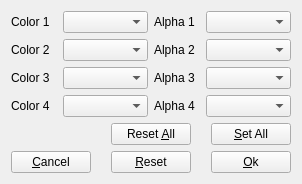
<?xml version="1.0" encoding="UTF-8"?>
<ui version="4.0">
 <class>FramePaletteDialog</class>
 <widget class="QDialog" name="FramePaletteDialog">
  <property name="geometry">
   <rect>
    <x>0</x>
    <y>0</y>
    <width>290</width>
    <height>185</height>
   </rect>
  </property>
  <property name="minimumSize">
   <size>
    <width>290</width>
    <height>185</height>
   </size>
  </property>
  <property name="windowTitle">
   <string>Edit Frame Palette</string>
  </property>
  <property name="windowIcon">
   <iconset resource="bdsup2sub.qrc">
    <normaloff>:/new/resources/bdsup2sub.ico</normaloff>:/new/resources/bdsup2sub.ico</iconset>
  </property>
  <property name="modal">
   <bool>true</bool>
  </property>
  <layout class="QGridLayout" name="gridLayout">
   <property name="sizeConstraint">
    <enum>QLayout::SetFixedSize</enum>
   </property>
   <item row="0" column="0">
    <layout class="QVBoxLayout" name="verticalLayout_2">
     <item>
      <layout class="QFormLayout" name="formLayout">
       <item row="0" column="0">
        <widget class="QLabel" name="color1Label">
         <property name="minimumSize">
          <size>
           <width>46</width>
           <height>0</height>
          </size>
         </property>
         <property name="text">
          <string>Color 1</string>
         </property>
        </widget>
       </item>
       <item row="0" column="1">
        <widget class="QComboBox" name="color1ComboBox">
         <property name="minimumSize">
          <size>
           <width>60</width>
           <height>0</height>
          </size>
         </property>
         <property name="toolTip">
          <string>Set palette index of frame color 1</string>
         </property>
        </widget>
       </item>
      </layout>
     </item>
     <item>
      <layout class="QFormLayout" name="formLayout_2">
       <item row="0" column="0">
        <widget class="QLabel" name="color2Label">
         <property name="minimumSize">
          <size>
           <width>46</width>
           <height>0</height>
          </size>
         </property>
         <property name="text">
          <string>Color 2</string>
         </property>
        </widget>
       </item>
       <item row="0" column="1">
        <widget class="QComboBox" name="color2ComboBox">
         <property name="minimumSize">
          <size>
           <width>60</width>
           <height>0</height>
          </size>
         </property>
         <property name="toolTip">
          <string>Set palette index of frame color 2</string>
         </property>
        </widget>
       </item>
      </layout>
     </item>
     <item>
      <layout class="QFormLayout" name="formLayout_3">
       <item row="0" column="0">
        <widget class="QLabel" name="color3Label">
         <property name="minimumSize">
          <size>
           <width>46</width>
           <height>0</height>
          </size>
         </property>
         <property name="text">
          <string>Color 3</string>
         </property>
        </widget>
       </item>
       <item row="0" column="1">
        <widget class="QComboBox" name="color3ComboBox">
         <property name="minimumSize">
          <size>
           <width>60</width>
           <height>0</height>
          </size>
         </property>
         <property name="toolTip">
          <string>Set palette index of frame color 3</string>
         </property>
        </widget>
       </item>
      </layout>
     </item>
     <item>
      <layout class="QFormLayout" name="formLayout_4">
       <property name="fieldGrowthPolicy">
        <enum>QFormLayout::AllNonFixedFieldsGrow</enum>
       </property>
       <item row="0" column="0">
        <widget class="QLabel" name="color4Label">
         <property name="minimumSize">
          <size>
           <width>46</width>
           <height>0</height>
          </size>
         </property>
         <property name="text">
          <string>Color 4</string>
         </property>
        </widget>
       </item>
       <item row="0" column="1">
        <widget class="QComboBox" name="color4ComboBox">
         <property name="minimumSize">
          <size>
           <width>60</width>
           <height>0</height>
          </size>
         </property>
         <property name="toolTip">
          <string>Set palette index of frame color 4</string>
         </property>
        </widget>
       </item>
      </layout>
     </item>
    </layout>
   </item>
   <item row="0" column="1">
    <layout class="QVBoxLayout" name="verticalLayout">
     <item>
      <layout class="QFormLayout" name="formLayout_5">
       <item row="0" column="0">
        <widget class="QLabel" name="alpha1Label">
         <property name="minimumSize">
          <size>
           <width>46</width>
           <height>0</height>
          </size>
         </property>
         <property name="text">
          <string>Alpha 1</string>
         </property>
        </widget>
       </item>
       <item row="0" column="1">
        <widget class="QComboBox" name="alpha1ComboBox">
         <property name="minimumSize">
          <size>
           <width>60</width>
           <height>0</height>
          </size>
         </property>
         <property name="toolTip">
          <string>Set alpha value of frame color 1</string>
         </property>
        </widget>
       </item>
      </layout>
     </item>
     <item>
      <layout class="QFormLayout" name="formLayout_6">
       <item row="0" column="0">
        <widget class="QLabel" name="alpha2Label">
         <property name="minimumSize">
          <size>
           <width>46</width>
           <height>0</height>
          </size>
         </property>
         <property name="text">
          <string>Alpha 2</string>
         </property>
        </widget>
       </item>
       <item row="0" column="1">
        <widget class="QComboBox" name="alpha2ComboBox">
         <property name="minimumSize">
          <size>
           <width>60</width>
           <height>0</height>
          </size>
         </property>
         <property name="toolTip">
          <string>Set alpha value of frame color 2</string>
         </property>
        </widget>
       </item>
      </layout>
     </item>
     <item>
      <layout class="QFormLayout" name="formLayout_7">
       <item row="0" column="0">
        <widget class="QLabel" name="alpha3Label">
         <property name="minimumSize">
          <size>
           <width>46</width>
           <height>0</height>
          </size>
         </property>
         <property name="text">
          <string>Alpha 3</string>
         </property>
        </widget>
       </item>
       <item row="0" column="1">
        <widget class="QComboBox" name="alpha3ComboBox">
         <property name="minimumSize">
          <size>
           <width>60</width>
           <height>0</height>
          </size>
         </property>
         <property name="toolTip">
          <string>Set alpha value of frame color 3</string>
         </property>
        </widget>
       </item>
      </layout>
     </item>
     <item>
      <layout class="QFormLayout" name="formLayout_8">
       <item row="0" column="0">
        <widget class="QLabel" name="alpha4Label">
         <property name="minimumSize">
          <size>
           <width>46</width>
           <height>0</height>
          </size>
         </property>
         <property name="text">
          <string>Alpha 4</string>
         </property>
        </widget>
       </item>
       <item row="0" column="1">
        <widget class="QComboBox" name="alpha4ComboBox">
         <property name="minimumSize">
          <size>
           <width>60</width>
           <height>0</height>
          </size>
         </property>
         <property name="toolTip">
          <string>Set alpha value of frame color 4</string>
         </property>
        </widget>
       </item>
      </layout>
     </item>
    </layout>
   </item>
   <item row="1" column="0" colspan="2">
    <layout class="QHBoxLayout" name="horizontalLayout_2" stretch="0,0,0,0">
     <property name="spacing">
      <number>0</number>
     </property>
     <item>
      <spacer name="horizontalSpacer">
       <property name="orientation">
        <enum>Qt::Horizontal</enum>
       </property>
       <property name="sizeType">
        <enum>QSizePolicy::MinimumExpanding</enum>
       </property>
       <property name="sizeHint" stdset="0">
        <size>
         <width>98</width>
         <height>20</height>
        </size>
       </property>
      </spacer>
     </item>
     <item>
      <widget class="QPushButton" name="resetAllButton">
       <property name="toolTip">
        <string>Revert to original frame palettes for whole stream and return</string>
       </property>
       <property name="text">
        <string>Reset &amp;All</string>
       </property>
       <property name="autoDefault">
        <bool>false</bool>
       </property>
      </widget>
     </item>
     <item>
      <spacer name="horizontalSpacer_4">
       <property name="orientation">
        <enum>Qt::Horizontal</enum>
       </property>
       <property name="sizeType">
        <enum>QSizePolicy::Minimum</enum>
       </property>
       <property name="sizeHint" stdset="0">
        <size>
         <width>20</width>
         <height>20</height>
        </size>
       </property>
      </spacer>
     </item>
     <item>
      <widget class="QPushButton" name="setAllButton">
       <property name="toolTip">
        <string>Apply these settings for whole stream and return</string>
       </property>
       <property name="text">
        <string>&amp;Set All</string>
       </property>
       <property name="autoDefault">
        <bool>false</bool>
       </property>
      </widget>
     </item>
    </layout>
   </item>
   <item row="2" column="0" colspan="2">
    <layout class="QHBoxLayout" name="horizontalLayout" stretch="0,0,0,0,0">
     <property name="spacing">
      <number>0</number>
     </property>
     <item>
      <widget class="QPushButton" name="cancelButton">
       <property name="toolTip">
        <string>Lose changes and return</string>
       </property>
       <property name="text">
        <string>&amp;Cancel</string>
       </property>
       <property name="autoDefault">
        <bool>false</bool>
       </property>
      </widget>
     </item>
     <item>
      <spacer name="horizontalSpacer_2">
       <property name="orientation">
        <enum>Qt::Horizontal</enum>
       </property>
       <property name="sizeType">
        <enum>QSizePolicy::Minimum</enum>
       </property>
       <property name="sizeHint" stdset="0">
        <size>
         <width>20</width>
         <height>20</height>
        </size>
       </property>
      </spacer>
     </item>
     <item>
      <widget class="QPushButton" name="resetButton">
       <property name="toolTip">
        <string>Revert to original frame palette</string>
       </property>
       <property name="text">
        <string>&amp;Reset</string>
       </property>
       <property name="autoDefault">
        <bool>false</bool>
       </property>
      </widget>
     </item>
     <item>
      <spacer name="horizontalSpacer_3">
       <property name="orientation">
        <enum>Qt::Horizontal</enum>
       </property>
       <property name="sizeType">
        <enum>QSizePolicy::Minimum</enum>
       </property>
       <property name="sizeHint" stdset="0">
        <size>
         <width>20</width>
         <height>20</height>
        </size>
       </property>
      </spacer>
     </item>
     <item>
      <widget class="QPushButton" name="okButton">
       <property name="toolTip">
        <string>Use current settings and return</string>
       </property>
       <property name="text">
        <string>&amp;Ok</string>
       </property>
       <property name="autoDefault">
        <bool>false</bool>
       </property>
      </widget>
     </item>
    </layout>
   </item>
  </layout>
 </widget>
 <resources>
  <include location="bdsup2sub.qrc"/>
 </resources>
 <connections/>
</ui>
